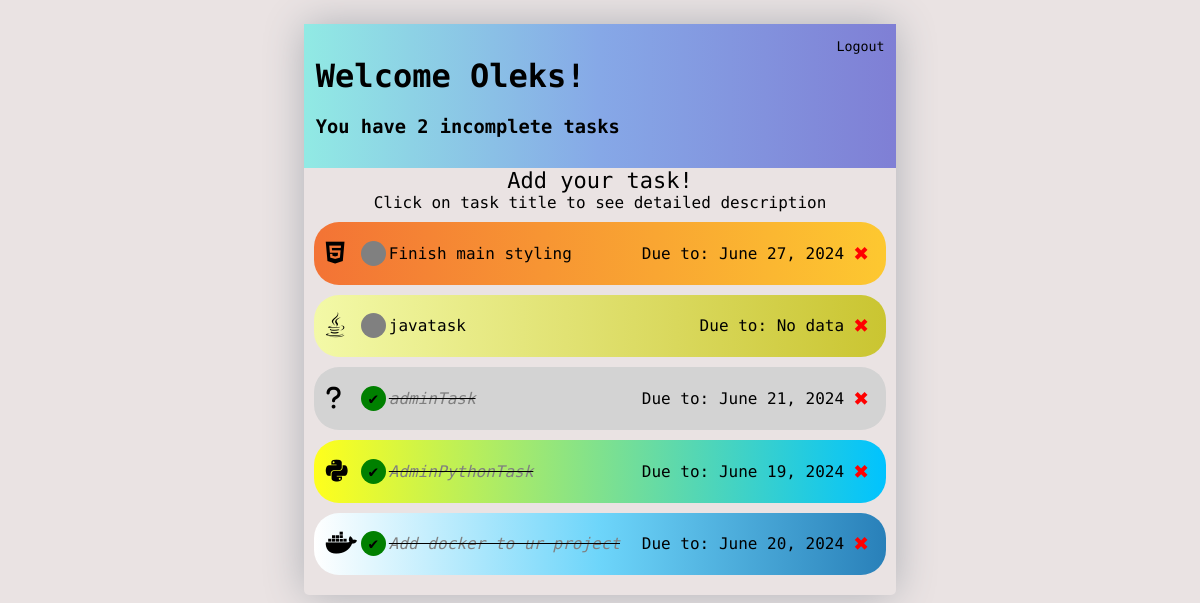
The app's page / (signed in) with its own data.
### todolist/models.py (models this page shows)
class Task(models.Model):
    TECHNOLOGY_CHOICES = [
        ('python', 'Python'),
        ('javascript', 'JavaScript'),
        ('css', 'CSS'),
        ('html', 'HTML'),
        ('cpp', 'C++'),
        ('c', 'C'),
        ('docker', 'Docker'),
        ('git', 'Git'),
        ('react', 'React'),
        ('django', 'Django'),
        ('php', 'PHP'),
        ('java', 'Java'),
        ('other', 'Other')
    ]
    user = models.ForeignKey(User, on_delete=models.CASCADE, null=True, blank=True)
    title = models.CharField(max_length=40)
    description = models.TextField(null=True, blank=True)
    is_completed = models.BooleanField(default=False)
    completion_date = models.DateField(null=True, blank=True)
    created_at = models.DateTimeField(auto_now_add=True)
    technology = models.CharField(max_length=10, choices=TECHNOLOGY_CHOICES, default='Other')
    def __str__(self):
        return self.title
    class Meta:
        ordering = ['is_completed', 'created_at']

### todolist/views.py (the view)
# urls.py: path("", TasksList.as_view(), name="tasks"),
class TasksList(LoginRequiredMixin, ListView):
    model = Task
    context_object_name = 'tasks'
    template_name = 'todolist/task_list.html'
    def get_context_data(self, **kwargs):
        context = super().get_context_data(**kwargs)
        context['tasks'] = context['tasks'].filter(user=self.request.user)
        context['count'] = context['tasks'].filter(is_completed=False).count()
        return context

### todolist/templates/todolist/task_list.html (shortened to what this page needs)
{% extends 'todolist/index.html'%}
{% load  todolist_extras %}
{% load static %}
{% block content %}
<!DOCTYPE html>
<html lang="en">
<head>
    <link href="{% static 'fontawesomefree/css/all.min.css' %}" rel="stylesheet" type="text/css">
</head>
<body>
<div class="header">
    <div>
        <h1>Welcome {{ request.user|title }}!</h1>
        <h3>You have {{ count }} incomplete task{{ count|pluralize }}</h3>
    </div>
    <div>
    {% if request.user.is_authenticated %}
    <form method="post" action="{% url 'logout' %}">
    <button type="submit" id="logout-btn">Logout</button>
    </form>
    </div>
    {% else %}
    <a href="{% url 'login' %}">Login</a>
    {% endif %}
</div>
<div id="add-task">
    <a href="{% url 'task-create' %}">Add your task!</a>
</div>
<div style="display: flex; justify-content: center;">Click on task title to see detailed description</div>
<div id="task-container">
    {% for task in tasks %}
        <div class="task-item" style="{{ task.technology|tech_background }}">
            <div class="task-title">
                <div class="task-technology-icon">
                    {% if task.technology == 'python' %}
                        <i class="fab fa-python"></i>
                    {% elif task.technology == 'javascript' %}
                        <i class="fab fa-js"></i>
                    {% elif task.technology == 'css' %}
                        <i class="fab fa-css3-alt"></i>
                    {% elif task.technology == 'html' %}
                        <i class="fab fa-html5"></i>
                    {% elif task.technology == 'cpp' %}
                        <i class="fas fa-code"></i>
                    {% elif task.technology == 'c' %}
                        <i class="fas fa-code"></i>
                    {% elif task.technology == 'docker' %}
                        <i class="fab fa-docker"></i>
                    {% elif task.technology == 'git' %}
                        <i class="fab fa-git-alt"></i>
                    {% elif task.technology == 'react' %}
                        <i class="fab fa-react"></i>
                    {% elif task.technology == 'django' %}
                        <i class="fab fa-python"></i>
                    {% elif task.technology == 'php' %}
                        <i class="fab fa-php"></i>
                    {% elif task.technology == 'java' %}
                        <i class="fab fa-java"></i>
                    {% else %}
                        <i class="fas fa-question"></i>
                    {% endif %}
                </div>
                {% if task.is_completed %}
                    <div class="task-complete-icon">&#10004;</div>
                    <div><i><s><a style="color: gray" href="{% url 'task-update' task.id %}">{{ task }}</a></s></i></div>
                {% else %}
                    <div class="task-incomplete-icon"></div>
                    <div><a href="{% url 'task-update' task.id %}">{{ task }}</a></div>
                {% endif %}
            </div>
            <div style="display: flex; justify-content: center; align-items: center;">
                <div class="task-completion-time">Due to: {% if task.completion_date %}
                {{ task.completion_date }}
                    {% else %}
                    No data
                    {% endif %}
                </div>
                <div class="task-delete"><a href="{% url 'task-delete' task.id %}" style="color: red; font-size: 25px;">&#10006;</a></div>
            </div>
        </div>
    {% empty %}
        <h2 style="padding: 5px; text-align: center">Add your first task!</h2>
    {% endfor %}
</div>
</body>
</html>
{% endblock content %}

### todolist/templates/todolist/index.html (style rules this page uses)
* { font-family: "Roboto Mono", monospace; }
body { background-color: #eae3e3; }

### todolist/templates/todolist/task_list.html (style rules this page uses)
.header { display: flex; justify-content: space-between; background: #7F7FD5; background: -webkit-linear-gradient(to right, #91EAE4, #86A8E7, #7F7FD5); background: linear-gradient(to right, #91EAE4, #86A8E7, #7F7FD5); padding: 2%; }
#logout-btn { background: none; border: none; padding: 1%; }
a { text-decoration: none; color:black; }
#task-container { padding-bottom: 10px; }
.task-item { display: flex; align-items: center; justify-content: space-between; padding: 2%; background-color: #cccaca; margin: 10px; border-radius: 25px; }
.task-complete-icon { height: 25px; width: 25px; border-radius:50%; background-color: green; }
.task-incomplete-icon { height: 25px; width: 25px; border-radius:50%; background-color: grey; }
.task-title { display: flex; align-items: center; }
.task-complete-icon, .task-incomplete-icon { margin-right: 3px; display: flex; justify-content: center; align-items: center; }
#add-task { display: flex; justify-content: center; font-size: 22px; }
.task-technology-icon { margin-right: 5px; font-size: 25px; width: 30px; }
.task-completion-time { padding: 5px; }
.task-delete { padding: 5px; }

### records on screen
Task: technology "html" (drawn), title "Finish main styling", completion_date "June 27, 2024"
Task: technology "java" (drawn), title "javatask", shows "No data"
Task: technology "other" (drawn), title "adminTask", completion_date "June 21, 2024"
Task: technology "python" (drawn), title "AdminPythonTask", completion_date "June 19, 2024"
Task: technology "docker" (drawn), title "Add docker to ur project", completion_date "June 20, 2024"

### other values on screen
{{ request.user|title }} "Oleks"
{{ count }} "2"
